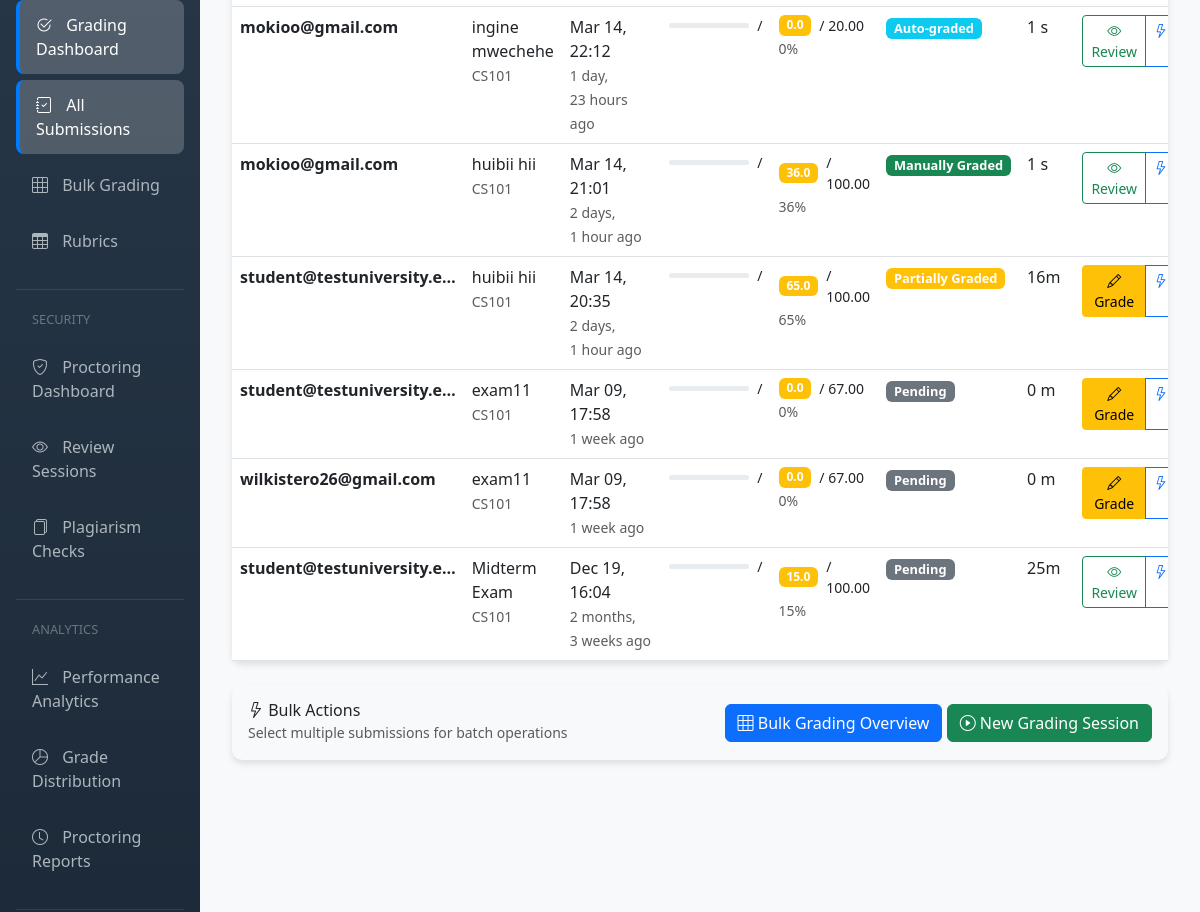
/grading/submissions/ (signed in, middle part), run on an earlier commit of the app's database.
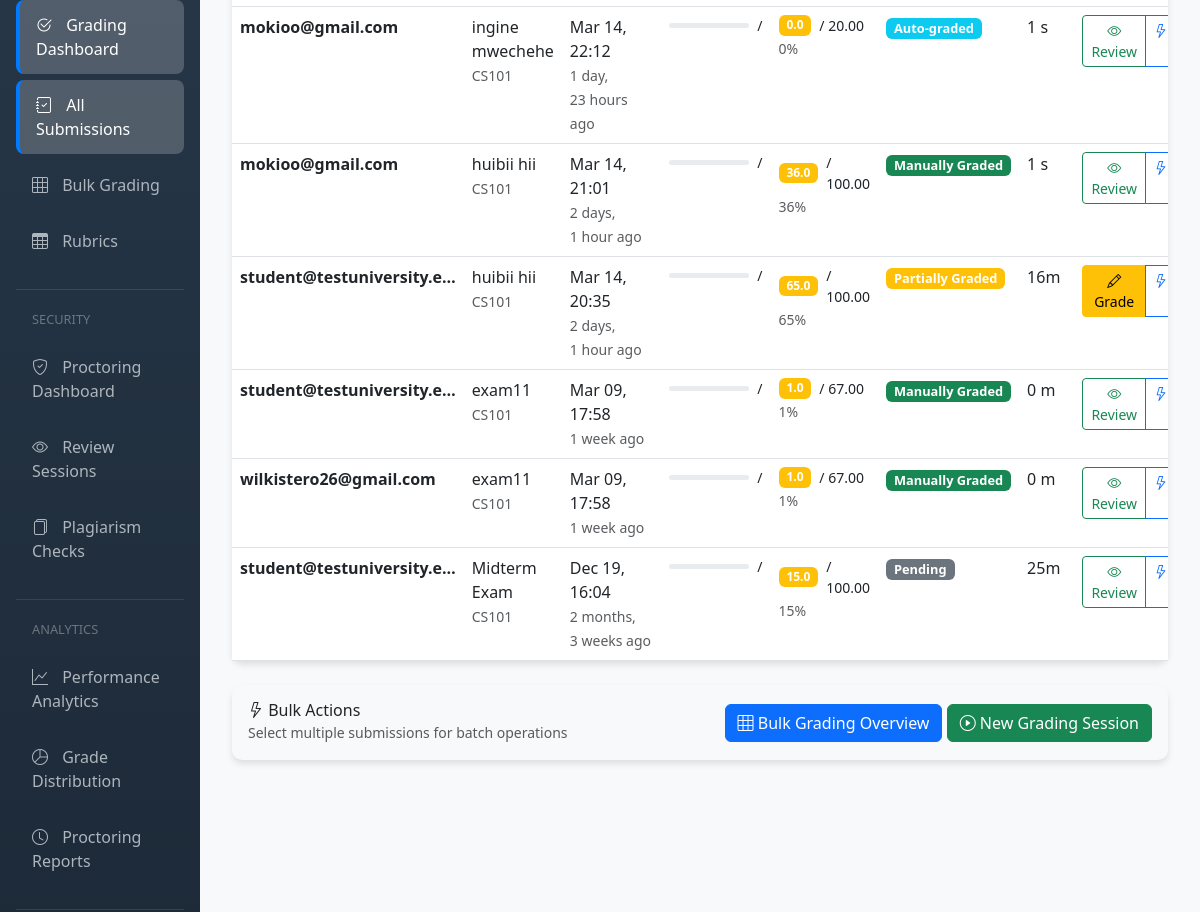
And on a later commit of the database.
### apps/exams/models.py (models this page shows, shortened)
class Submission(models.Model):
    GRADING_STATUS = (
        ('PENDING', 'Pending'),
        ('AUTO_GRADED', 'Auto-graded'),
        ('MANUALLY_GRADED', 'Manually Graded'),
        ('PARTIALLY_GRADED', 'Partially Graded'),
    )
    submission_id = models.UUIDField(primary_key=True, default=uuid.uuid4, editable=False)
    exam = models.ForeignKey(Exam, on_delete=models.CASCADE, related_name='submissions')
    student = models.ForeignKey(CustomUser, on_delete=models.CASCADE, related_name='submissions')
    started_at = models.DateTimeField()
    submitted_at = models.DateTimeField(null=True, blank=True)
    total_score = models.DecimalField(max_digits=10, decimal_places=2, null=True, blank=True)
    is_graded = models.BooleanField(default=False)
    grading_status = models.CharField(max_length=20, choices=GRADING_STATUS, default='PENDING')
    created_at = models.DateTimeField(auto_now_add=True)
    class Meta:
        unique_together = ('exam', 'student')

class Exam(models.Model):
    exam_id = models.UUIDField(primary_key=True, default=uuid.uuid4, editable=False)
    title = models.CharField(max_length=255)
    description = models.TextField(blank=True)
    instructor = models.ForeignKey(CustomUser, on_delete=models.CASCADE, related_name='exams_created')
    course = models.ForeignKey(Course, on_delete=models.CASCADE, null=True, blank=True)
    time_limit_minutes = models.IntegerField(null=True, blank=True)
    total_points = models.DecimalField(max_digits=10, decimal_places=2, validators=[MinValueValidator(0)])
    passing_score = models.DecimalField(max_digits=10, decimal_places=2, null=True, blank=True)
    start_date = models.DateTimeField()
    end_date = models.DateTimeField()
    is_published = models.BooleanField(default=False)
    require_secure_browser = models.BooleanField(default=False)
    enable_plagiarism_check = models.BooleanField(default=False)
    created_at = models.DateTimeField(auto_now_add=True)
    updated_at = models.DateTimeField(auto_now=True)

class Course(models.Model):
    course_id = models.UUIDField(primary_key=True, default=uuid.uuid4, editable=False)
    title = models.CharField(max_length=255)
    code = models.CharField(max_length=50, unique=True)
    description = models.TextField(blank=True)
    instructor = models.ForeignKey(CustomUser, on_delete=models.CASCADE, related_name='courses_taught')
    institution = models.ForeignKey(Institution, on_delete=models.CASCADE, null=True)
    created_at = models.DateTimeField(auto_now_add=True)

### apps/users/models.py (models this page shows, shortened)
class CustomUser(AbstractUser):
    USER_ROLES = (
        ('ADMIN', 'Administrator'),
        ('INSTRUCTOR', 'Instructor'),
        ('STUDENT', 'Student'),
    )
    email = models.EmailField(_('email address'), unique=True)
    role = models.CharField(max_length=20, choices=USER_ROLES, default='STUDENT')
    institution = models.ForeignKey(Institution, on_delete=models.SET_NULL, null=True, blank=True)
    username = models.CharField(max_length=150, unique=True)
    USERNAME_FIELD = 'email'
    REQUIRED_FIELDS = ['username', 'role']
    objects = CustomUserManager()
    class Meta:
        verbose_name = _('user')
        verbose_name_plural = _('users')

### apps/grading/views.py (the view)
# urls.py: path('submissions/', views.submissions_list, name='submissions_list'),
@login_required
def submissions_list(request, exam_id=None):
    if request.user.role not in ['INSTRUCTOR', 'ADMIN']:
        messages.error(request, 'Only instructors can access submissions.')
        return redirect('core:dashboard')
    if exam_id:
        exam = get_object_or_404(Exam, exam_id=exam_id, instructor=request.user)
        submissions = exam.submissions.filter(submitted_at__isnull=False).order_by('-submitted_at')
        exam_filter = exam
    else:
        exams = Exam.objects.filter(instructor=request.user, is_published=True)
        submissions = Submission.objects.filter(
            exam__in=exams,
            submitted_at__isnull=False
        ).order_by('-submitted_at')
        exam_filter = None
    grading_filter = request.GET.get('filter', 'all')
    if grading_filter == 'pending':
        submissions = submissions.filter(is_graded=False)
    elif grading_filter == 'graded':
        submissions = submissions.filter(is_graded=True)
    context = {
        'submissions': submissions,
        'exam_filter': exam_filter,
        'grading_filter': grading_filter,
        'total_count': submissions.count(),
    }
    return render(request, 'grading/submissions_list.html', context)

### apps/core/context_processors.py (called while the page is built)
def notification_counts(request):
    if request.user.is_authenticated:
        if request.user.role in ['INSTRUCTOR', 'ADMIN']:
            flagged_count = ProctoringSession.objects.filter(
                submission__exam__instructor=request.user,
                status='FLAGGED'
            ).count()
            pending_count = Submission.objects.filter(
                exam__instructor=request.user,
                is_graded=False,
                submitted_at__isnull=False
            ).count()
            return {
                'flagged_sessions_count': flagged_count,
                'grading_pending_count': pending_count
            }
    return {}

### templates/grading/submissions_list.html (shortened to what the changed rows need)
{% extends 'base.html' %}
{% block content %}
<div class="container-fluid">
    <div class="card">
        <div class="card-body p-0">
            {% if submissions %}
                <div class="table-responsive">
                    <table class="table table-hover mb-0">
                        <tbody>
                            {% for submission in submissions %}
                            <tr class="submission-row
                                {% if submission.grading_status == 'PENDING' %}pending
                                {% elif submission.grading_status == 'PARTIALLY_GRADED' %}partial
                                {% endif %}
                                {% if submission.has_active_flags %}flagged{% endif %}">
                                <td>
                                    <strong>{{ submission.student.email|truncatechars:25 }}</strong>
                                </td>
                                <td>
                                    {{ submission.exam.title|truncatechars:30 }}
                                    {% if not exam_filter %}
                                        <br><small class="text-muted">{{ submission.exam.course.code|default:"No course" }}</small>
                                    {% endif %}
                                </td>
                                <td>
                                    <span title="{{ submission.submitted_at|date:'Y-m-d H:i:s' }}">
                                        {{ submission.submitted_at|date:"M d, H:i" }}
                                    </span>
                                    <br>
                                    <small class="text-muted">{{ submission.submitted_at|timesince }} ago</small>
                                </td>
                                <td>
                                    <div class="d-flex align-items-center">
                                        <div class="progress score-progress me-2" style="height: 5px;">
                                        </div>
                                        <small>{{ submission.graded_answers }}/{{ submission.total_answers }}</small>
                                    </div>
                                </td>
                                <td>
                                    {% if submission.total_score is not None %}
                                        <div class="d-flex align-items-center">
                                            <span class="badge
                                                {% if submission.total_score >= submission.exam.total_points|floatformat:0|add:'0.8' %}bg-success
                                                {% elif submission.total_score >= submission.exam.total_points|floatformat:0|add:'0.6' %}bg-info
                                                {% else %}bg-warning{% endif %} me-2">
                                                {{ submission.total_score|floatformat:1 }}
                                            </span>
                                            <small>/ {{ submission.exam.total_points }}</small>
                                        </div>
                                        <small class="text-muted">
                                            {% widthratio submission.total_score submission.exam.total_points 100 %}%
                                        </small>
                                    {% else %}
                                        <span class="badge bg-secondary">Not graded</span>
                                    {% endif %}
                                </td>
                                <td>
                                    <span class="badge status-badge
                                        {% if submission.grading_status == 'MANUALLY_GRADED' %}bg-success
                                        {% elif submission.grading_status == 'AUTO_GRADED' %}bg-info
                                        {% elif submission.grading_status == 'PARTIALLY_GRADED' %}bg-warning
                                        {% else %}bg-secondary{% endif %}">
                                        {{ submission.get_grading_status_display }}
                                    </span>
                                </td>
                                <td>
                                    {% if submission.submitted_at and submission.started_at %}
                                        {% with duration=submission.submitted_at|timeuntil:submission.started_at %}
                                            {% if "minutes" in duration %}
                                                {{ duration|slice:":2" }}m
                                            {% elif "hours" in duration %}
                                                {{ duration|slice:":2" }}h
                                            {% else %}
                                                {{ duration|slice:":2" }}s
                                            {% endif %}
                                        {% endwith %}
                                    {% else %}
                                        -
                                    {% endif %}
                                </td>
                                <td>
                                    <div class="btn-group btn-group-sm" role="group">
                                        <a href="{% url 'grading:grade_submission' submission.submission_id %}"
                                           class="btn btn-{% if submission.is_graded %}outline-success{% else %}warning{% endif %}"
                                           title="{% if submission.is_graded %}Review{% else %}Grade{% endif %}">
                                            <i class="bi bi-{% if submission.is_graded %}eye{% else %}pencil{% endif %}"></i>
                                            {% if submission.is_graded %}Review{% else %}Grade{% endif %}
                                        </a>
                                        <a href="{% url 'grading:simple_grade_submission' submission.submission_id %}"
                                           class="btn btn-outline-primary"
                                           title="Quick Grade">
                                            <i class="bi bi-lightning"></i>
                                        </a>
                                    </div>
                                </td>
                            </tr>
                            {% endfor %}
                        </tbody>
                    </table>
                </div>
            {% endif %}
        </div>
    </div>
</div>
{% endblock %}

What changed in the data, as far as the page shows it:
changed Submission (number 4 of 6 on the later page): total_score "0.0" → "1.0"; total_score+exam "0" → "1"; grading_status "Pending" → "Manually Graded"; is_graded "Grade" → "Review"
changed Submission "wilkistero26@gmail.com": total_score "0.0" → "1.0"; total_score+exam "0" → "1"; grading_status "Pending" → "Manually Graded"; is_graded "Grade" → "Review"
